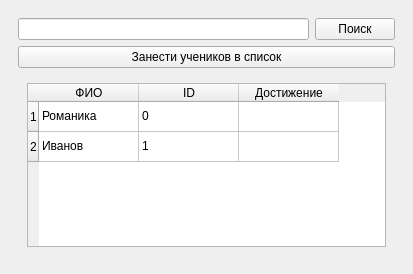
<?xml version="1.0" encoding="UTF-8"?>
<ui version="4.0">
 <class>Uch_to_achiv_Window</class>
 <widget class="QMainWindow" name="Uch_to_achiv_Window">
  <property name="geometry">
   <rect>
    <x>0</x>
    <y>0</y>
    <width>413</width>
    <height>274</height>
   </rect>
  </property>
  <property name="windowTitle">
   <string>MainWindow</string>
  </property>
  <widget class="QWidget" name="centralwidget">
   <layout class="QGridLayout" name="gridLayout">
    <item row="0" column="0">
     <widget class="QScrollArea" name="scrollArea">
      <property name="frameShape">
       <enum>QFrame::NoFrame</enum>
      </property>
      <property name="widgetResizable">
       <bool>true</bool>
      </property>
      <widget class="QWidget" name="scrollAreaWidgetContents">
       <property name="geometry">
        <rect>
         <x>0</x>
         <y>0</y>
         <width>395</width>
         <height>256</height>
        </rect>
       </property>
       <layout class="QGridLayout" name="gridLayout_2">
        <item row="0" column="1">
         <widget class="QPushButton" name="search_button">
          <property name="text">
           <string>Поиск</string>
          </property>
         </widget>
        </item>
        <item row="0" column="0">
         <widget class="QLineEdit" name="search_line"/>
        </item>
        <item row="2" column="0" colspan="2">
         <widget class="QScrollArea" name="scrollArea_2">
          <property name="frameShape">
           <enum>QFrame::NoFrame</enum>
          </property>
          <property name="widgetResizable">
           <bool>true</bool>
          </property>
          <widget class="QWidget" name="scrollAreaWidgetContents_2">
           <property name="geometry">
            <rect>
             <x>0</x>
             <y>0</y>
             <width>377</width>
             <height>180</height>
            </rect>
           </property>
           <layout class="QVBoxLayout" name="verticalLayout">
            <item>
             <widget class="QTableWidget" name="tableWidget">
              <property name="sortingEnabled">
               <bool>true</bool>
              </property>
              <row>
               <property name="text">
                <string>1</string>
               </property>
              </row>
              <row>
               <property name="text">
                <string>2</string>
               </property>
              </row>
              <column>
               <property name="text">
                <string>ФИО</string>
               </property>
              </column>
              <column>
               <property name="text">
                <string>ID</string>
               </property>
              </column>
              <column>
               <property name="text">
                <string>Достижение</string>
               </property>
              </column>
              <item row="0" column="0">
               <property name="text">
                <string>Романика</string>
               </property>
               <property name="flags">
                <set>ItemIsSelectable|ItemIsUserCheckable|ItemIsEnabled</set>
               </property>
              </item>
              <item row="0" column="1">
               <property name="text">
                <string>0</string>
               </property>
              </item>
              <item row="0" column="2">
               <property name="text">
                <string/>
               </property>
               <property name="checkState">
                <enum>Unchecked</enum>
               </property>
               <property name="flags">
                <set>ItemIsSelectable|ItemIsUserCheckable|ItemIsEnabled</set>
               </property>
              </item>
              <item row="1" column="0">
               <property name="text">
                <string>Иванов</string>
               </property>
               <property name="flags">
                <set>ItemIsSelectable|ItemIsUserCheckable|ItemIsEnabled</set>
               </property>
              </item>
              <item row="1" column="1">
               <property name="text">
                <string>1</string>
               </property>
              </item>
              <item row="1" column="2">
               <property name="text">
                <string/>
               </property>
               <property name="checkState">
                <enum>Unchecked</enum>
               </property>
               <property name="flags">
                <set>ItemIsSelectable|ItemIsUserCheckable|ItemIsEnabled</set>
               </property>
              </item>
             </widget>
            </item>
           </layout>
          </widget>
         </widget>
        </item>
        <item row="1" column="0" colspan="2">
         <widget class="QPushButton" name="pushButton">
          <property name="text">
           <string>Занести учеников в список</string>
          </property>
         </widget>
        </item>
       </layout>
      </widget>
     </widget>
    </item>
   </layout>
  </widget>
 </widget>
 <resources/>
 <connections/>
</ui>
